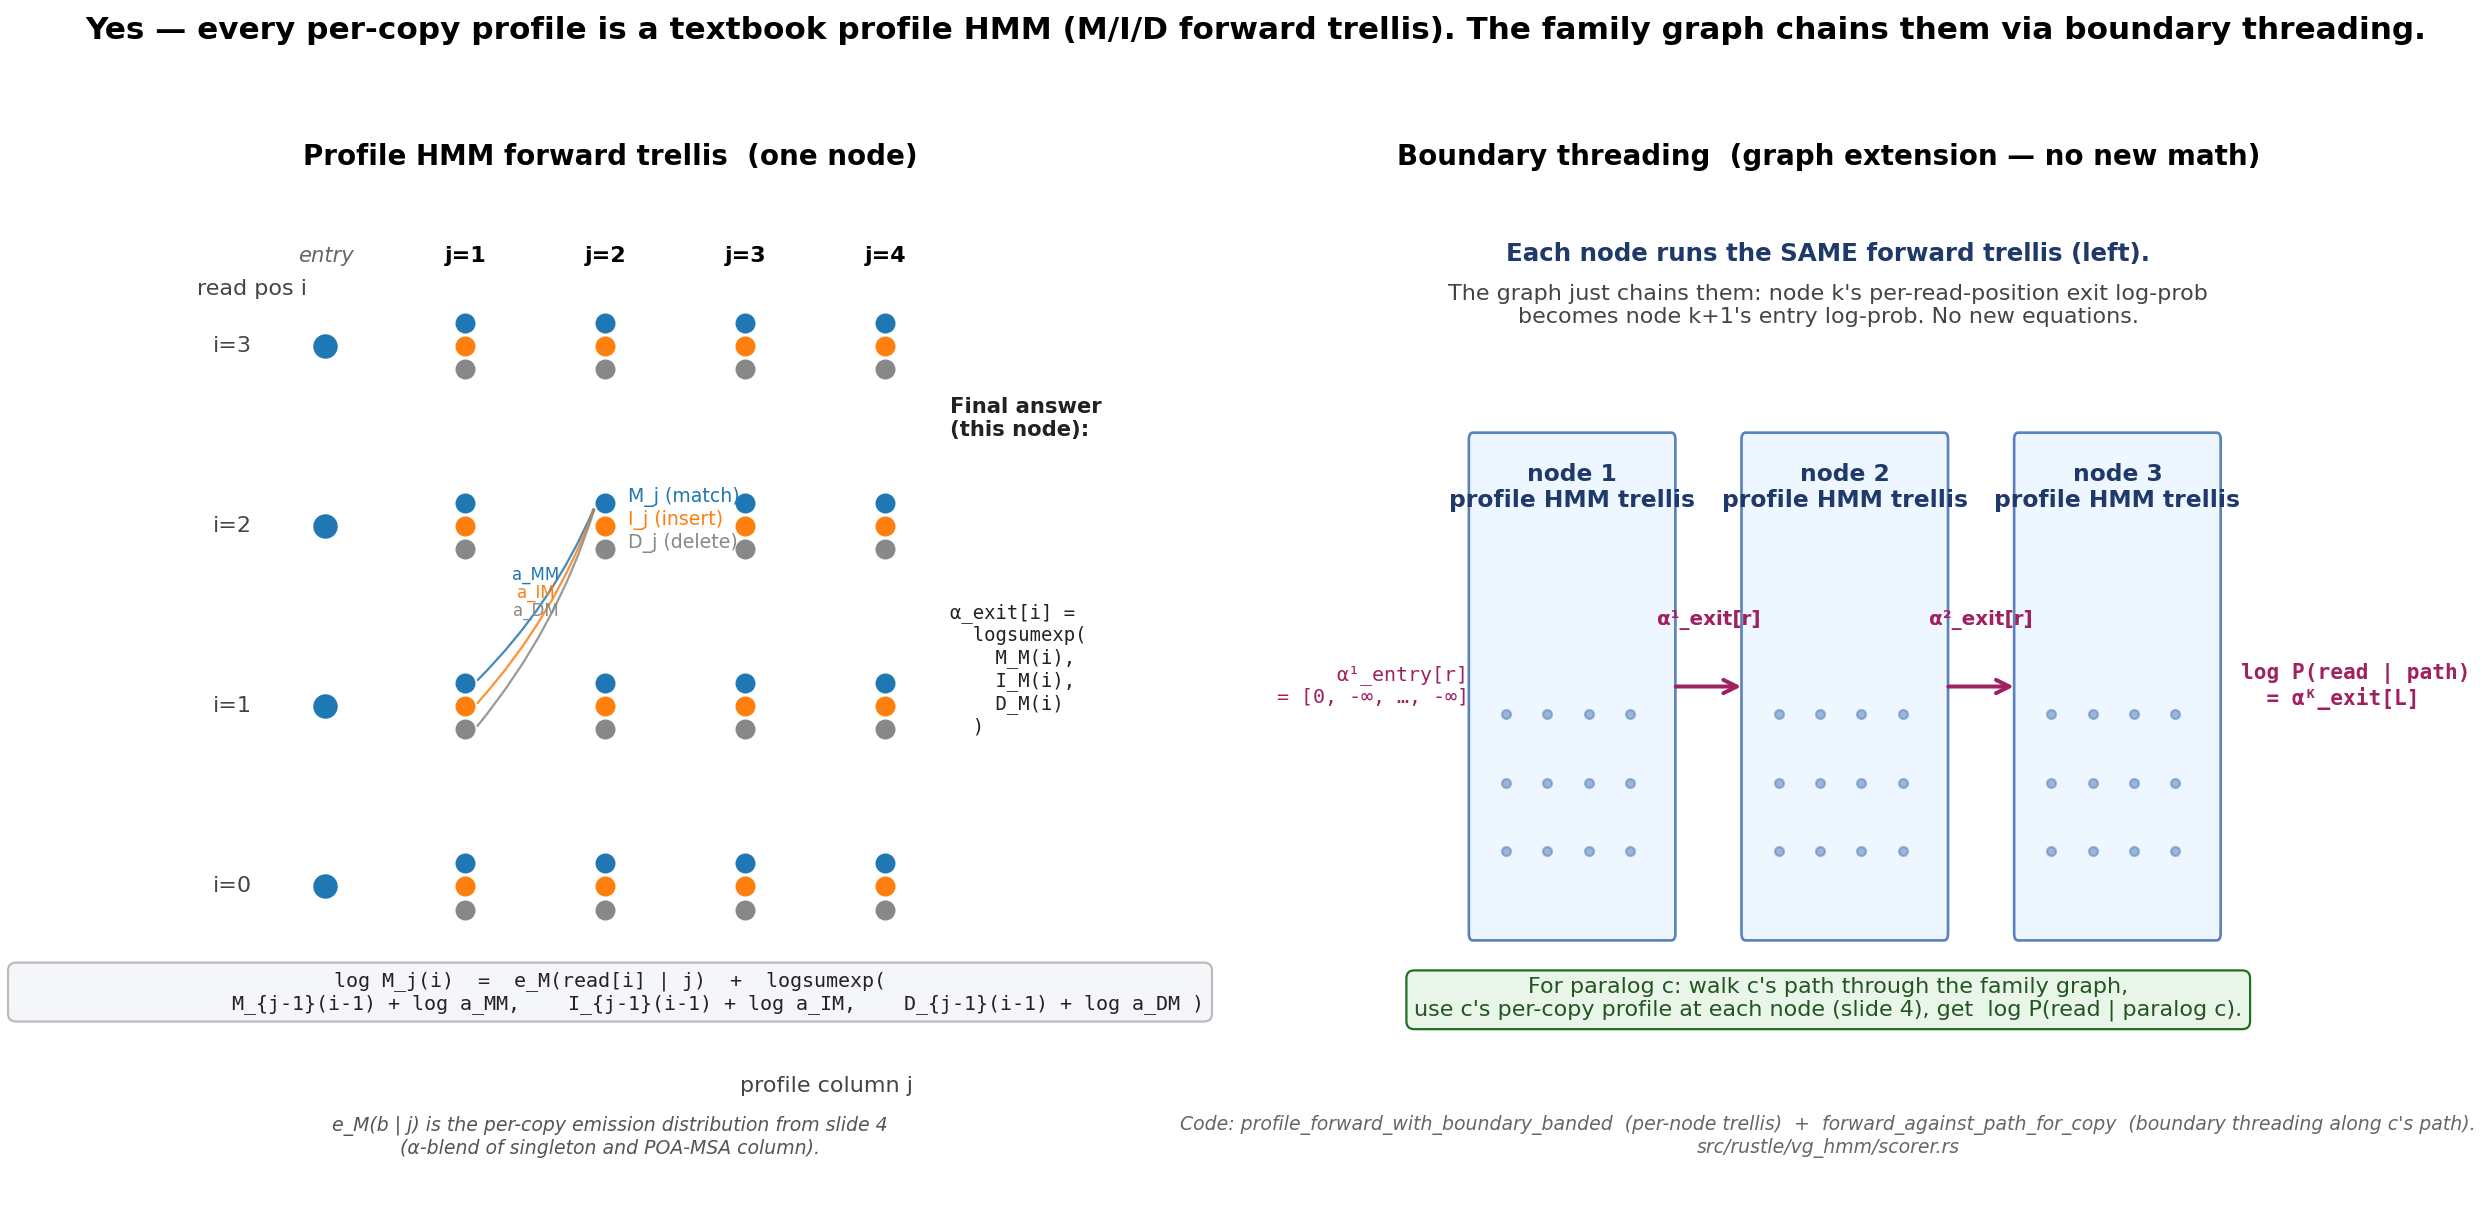

The script that saved this image:
#!/usr/bin/env python3
"""HMM forward trellis + boundary threading.

Two panels.

LEFT — the inner profile-HMM trellis. Each profile column j has three states
(M_j match, I_j insert, D_j delete). The forward algorithm fills a 2-D grid
(profile column × read position) using log-space transitions. This is the
SAME forward algorithm as a textbook profile HMM (Krogh '94 / HMMER), unchanged.

RIGHT — boundary threading. The graph extension does NOT modify the trellis.
It just chains per-node trellises: node k's exit-boundary (a vector of log-prob
over read positions) becomes node k+1's entry-boundary. Each node's trellis is
still the standard forward DP. The graph adds nothing magic to the math —
only the chain rule for log probabilities along a path.
"""
import matplotlib.pyplot as plt
import matplotlib.patches as patches
from matplotlib.patches import FancyArrowPatch, FancyBboxPatch
import numpy as np

fig, axes = plt.subplots(1, 2, figsize=(15.5, 7.6))
fig.suptitle("Yes — every per-copy profile is a textbook profile HMM (M/I/D forward trellis). "
             "The family graph chains them via boundary threading.",
             fontsize=14, fontweight='bold', y=1.00)

# ── LEFT panel: profile HMM trellis ─────────────────────────────────────────
ax = axes[0]
ax.set_xlim(0, 9)
ax.set_ylim(-0.5, 7.5)
ax.axis('off')
ax.set_title("Profile HMM forward trellis  (one node)", fontsize=12.5, fontweight='bold')

# Grid: profile columns j = 1..4 (x-axis), read positions i = 0..3 (y-axis).
# At each (j, i) we have three states stacked: M, I, D.
n_cols = 4
n_pos = 4
col_x = np.linspace(1.4, 7.5, n_cols + 1)   # extra slot for entry column j=0
pos_y = np.linspace(2.0, 6.2, n_pos)

# Draw axis labels
ax.text(0.0, 6.6, "read pos i", fontsize=10, color='#444')
ax.text(7.8, 0.4, "profile column j", fontsize=10, color='#444', ha='right')

# Column headers: "j=0 (entry)", "j=1", ...
for jx, x in enumerate(col_x):
    if jx == 0:
        ax.text(x, 6.85, "entry", fontsize=9.5, ha='center', color='#666', fontstyle='italic')
    else:
        ax.text(x, 6.85, f"j={jx}", fontsize=10, ha='center', fontweight='bold')

# Row labels at left
for ix, y in enumerate(pos_y):
    ax.text(0.6, y, f"i={ix}", fontsize=10, ha='right', va='center', color='#444')

# Draw each cell as 3 small dots (M, I, D) stacked vertically inside the cell
state_colors = {'M': '#1f77b4', 'I': '#ff7f0e', 'D': '#888888'}
state_dy = 0.18
for jx, x in enumerate(col_x):
    for ix, y in enumerate(pos_y):
        # column 0 (entry) only has the M boundary — show as single dot
        if jx == 0:
            ax.plot(x, y, 'o', color=state_colors['M'], markersize=10, zorder=3)
        else:
            for k, s in enumerate(['M', 'I', 'D']):
                ax.plot(x, y + state_dy * (1 - k), 'o',
                        color=state_colors[s], markersize=8, zorder=3)

# Annotate one cell with the state labels
ann_x = col_x[2]; ann_y = pos_y[2]
ax.text(ann_x + 0.18, ann_y + state_dy + 0.05, " M_j (match)",
        fontsize=8.5, color=state_colors['M'], va='center')
ax.text(ann_x + 0.18, ann_y + 0.05, " I_j (insert)",
        fontsize=8.5, color=state_colors['I'], va='center')
ax.text(ann_x + 0.18, ann_y - state_dy + 0.05, " D_j (delete)",
        fontsize=8.5, color=state_colors['D'], va='center')

# Show three transitions from cell (j-1, i-1) into cell (j, i): M→M, I→M, D→M.
# These are the three terms in the M_j(i) recurrence.
src_x = col_x[1]; src_y = pos_y[1]
dst_x = col_x[2]; dst_y = pos_y[2]
for k, (s, lbl) in enumerate(zip(['M','I','D'], ['a_MM', 'a_IM', 'a_DM'])):
    sy = src_y + state_dy * (1 - k)
    arrow = FancyArrowPatch((src_x + 0.10, sy), (dst_x - 0.10, dst_y + state_dy),
                            arrowstyle='->', color=state_colors[s], lw=1.0,
                            connectionstyle="arc3,rad=0.10", alpha=0.85)
    ax.add_patch(arrow)
    # transition label near mid-arrow
    mx, my = (src_x + dst_x)/2, (sy + dst_y + state_dy)/2 + (0.10 - 0.05*k)
    ax.text(mx, my, lbl, fontsize=7.5, color=state_colors[s], ha='center')

# Recurrence equation at bottom (plain ASCII to avoid matplotlib mathtext quirks).
recurrence = (
    "log M_j(i)  =  e_M(read[i] | j)  +  logsumexp(\n"
    "                  M_{j-1}(i-1) + log a_MM,    "
    "I_{j-1}(i-1) + log a_IM,    "
    "D_{j-1}(i-1) + log a_DM )"
)
ax.text(4.5, 1.05, recurrence, fontsize=9, ha='center', color='#222',
        family='monospace',
        bbox=dict(boxstyle='round,pad=0.4', facecolor='#f4f6fa', edgecolor='#bbb'))

# What is e_M ? — point to slide 4 (POA tilt)
ax.text(4.5, 0.05,
        "e_M(b | j) is the per-copy emission distribution from slide 4\n"
        "(α-blend of singleton and POA-MSA column).",
        fontsize=8.5, ha='center', va='center', color='#555', fontstyle='italic')

# Top-right: log-likelihood of the read against THIS node
ax.text(8.2, 5.5, "Final answer\n(this node):",
        fontsize=9.5, fontweight='bold', color='#222', ha='left')
ax.text(8.2, 4.2,
        "α_exit[i] =\n  logsumexp(\n    M_M(i),\n    I_M(i),\n    D_M(i)\n  )",
        fontsize=8.5, ha='left', va='top', color='#222', family='monospace')

# ── RIGHT panel: boundary threading ─────────────────────────────────────────
ax = axes[1]
ax.set_xlim(0, 10)
ax.set_ylim(0, 7.5)
ax.axis('off')
ax.set_title("Boundary threading  (graph extension — no new math)",
             fontsize=12.5, fontweight='bold')

# Three node trellises in a row, each rendered as a labeled box.
node_x = [0.7, 4.0, 7.3]
node_w = 2.4
node_h = 3.6
node_y = 2.0

for k, x in enumerate(node_x):
    box = FancyBboxPatch((x, node_y), node_w, node_h,
                         boxstyle="round,pad=0.05",
                         facecolor='#eef6ff', edgecolor='#5a82bc', lw=1.2)
    ax.add_patch(box)
    ax.text(x + node_w/2, node_y + node_h - 0.35,
            f"node {k+1}\nprofile HMM trellis",
            fontsize=10.5, ha='center', va='center', fontweight='bold', color='#1f3a6a')
    # mini-trellis dots inside
    for jj in range(4):
        for ii in range(3):
            ax.plot(x + 0.4 + jj*0.50, node_y + 0.6 + ii*0.50,
                    'o', color='#5a82bc', markersize=4, alpha=0.55)

# Boundary vectors between nodes
def boundary_arrow(x_start, x_end, label, color='#a02060'):
    arr = FancyArrowPatch((x_start, node_y + node_h/2),
                          (x_end, node_y + node_h/2),
                          arrowstyle='->', color=color, lw=1.8,
                          mutation_scale=15)
    ax.add_patch(arr)
    ax.text((x_start + x_end)/2, node_y + node_h/2 + 0.45,
            label, fontsize=9, ha='center', color=color, fontweight='bold')

boundary_arrow(node_x[0] + node_w, node_x[1], "α¹_exit[r]")
boundary_arrow(node_x[1] + node_w, node_x[2], "α²_exit[r]")

# Entry to node 1
ax.text(node_x[0] - 0.05, node_y + node_h/2,
        "α¹_entry[r]\n= [0, -∞, …, -∞]",
        fontsize=9, ha='right', va='center', color='#a02060', family='monospace')

# Exit from last node = read log-likelihood
ax.annotate("log P(read | path)\n  = αᴷ_exit[L]",
            xy=(node_x[2] + node_w + 0.05, node_y + node_h/2),
            xytext=(node_x[2] + node_w + 0.3, node_y + node_h/2),
            fontsize=9.5, ha='left', va='center', color='#a02060',
            fontweight='bold', family='monospace')

# The key statement of the slide
ax.text(5, 6.9, "Each node runs the SAME forward trellis (left).",
        fontsize=11, ha='center', fontweight='bold', color='#1f3a6a')
ax.text(5, 6.45,
        "The graph just chains them: node k's per-read-position exit log-prob\n"
        "becomes node k+1's entry log-prob. No new equations.",
        fontsize=10, ha='center', color='#444')

# Per-paralog version
ax.text(5, 1.4,
        "For paralog c: walk c's path through the family graph,\n"
        "use c's per-copy profile at each node (slide 4), get  log P(read | paralog c).",
        fontsize=10, ha='center', color='#225522',
        bbox=dict(boxstyle='round,pad=0.35', facecolor='#e8f5e8', edgecolor='#207020', lw=1.0))

# Bottom: code reference
ax.text(5, 0.4,
        "Code: profile_forward_with_boundary_banded  (per-node trellis)  +  "
        "forward_against_path_for_copy  (boundary threading along c's path).\n"
        "src/rustle/vg_hmm/scorer.rs",
        fontsize=8.5, ha='center', color='#666', fontstyle='italic')

plt.tight_layout(rect=[0, 0, 1, 0.96])
plt.savefig('/scratch/jxi21/Assembler/Rustle/bench/meeting_2026_05_06_hmm_em/05_hmm_trellis.png',
            dpi=160, bbox_inches='tight')
print("05_hmm_trellis.png written")
